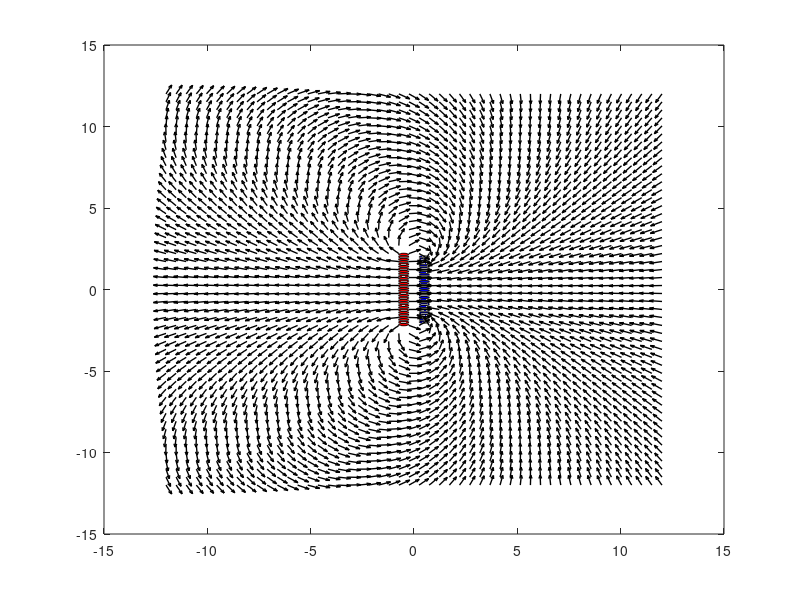
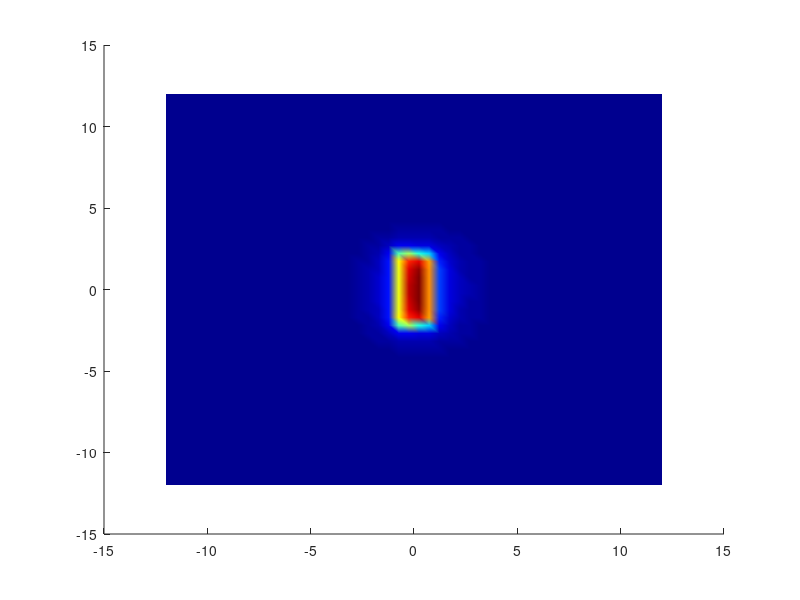

Source code (MATLAB) for these figures, in order: (Note: this script raises an error after producing the figures.)
%%
% Javier Jorge Hernández Verduzco | A01722667
% Isaac Rojas Sosa | A01198693
% Felipe de Jesús García García |  A01705893
% Marcelo Carmona Alfaro | A01178015
clear;
clc;
% Crear Grid
N = 50; % Número de vectores en x y y
Xmin = -12;
Xmax = 12;
Ymin = -12;
Ymax = 12;
x = linspace(Xmin,Xmax, N); % Creación de vectores
y = linspace(Ymin,Ymax, N); % Creación de vectores
[X,Y] = meshgrid(x,y);  % Matriz / Malla
% Campo Eléctrico
k = 8.98e9; % Constante de Coulomb
Q = 30; % Carga de los cables
Nq = 30; % Número de cargas
w = 0.5; % Ancho de cada carga
Ex = zeros(N); % Inicializar componentes X del campo eléctrico
Ey = zeros(N); % Inicializar componentes Y del campo eléctrico
% Cable negativo
L_n = 4; % longitud del cable negativo
lambda_n = -Q/L_n; % densidad de carga lineal negativa
yn = linspace(-L_n/2,L_n/2,Nq); % posición y de las cargas del cable negativo
xQn_cable = w*ones(1,Nq); % posición x de las cargas del cable negativo
%Calculos
for i = 1:Nq
Rx = X - xQn_cable(i); % Distancia de entre punto de la malla a la carga negativa en X
Ry = Y - yn(i); % Distancia de entre punto de la malla a la carga negativa en Y
R = sqrt(Rx.^2 + Ry.^2).^3;
Ex = Ex + k .* (lambda_n) .* Rx ./R;
Ey = Ey + k .* (lambda_n) .* Ry ./R;
end
% Cable positivo
L_p = 4.3; % longitud del cable positivo
lambda_p = Q/L_p; % densidad de carga lineal positiva
yp = linspace(-L_p/2,L_p/2,Nq); % posición y de las cargas del cable positivo
xQp_cable = -w*ones(1,Nq); % posición x de las cargas del cable positivo
for i = 1:Nq
Rx = X - xQp_cable(i); % Distancia de entre punto de la malla a la carga positiva en X
Ry = Y - yp(i); % Distancia de entre punto de la malla a la carga positiva en Y
R = sqrt(Rx.^2 + Ry.^2).^3;
Ex = Ex + k .* (lambda_p).* Rx ./R;
Ey = Ey + k .* (lambda_p).* Ry ./R;
end
E = sqrt(Ex.^2 + Ey.^2);
% Componentes X
u = Ex./E;
% Componentes Y
v = Ey./E;
%Dibujar el campo y los cables
quiver(X,Y,u,v,'black', 'LineWidth',1); %Dibujar campo eléctrico
hold on
% Cable negativo
for i = 1:Nq
rectangle('Position',[xQn_cable(i)-w/2 yn(i)-L_n/(2*Nq) w L_n/Nq], 'Curvature',[1 1],'FaceColor','b');
end
% Cable positivo
for i = 1:Nq
rectangle('Position',[xQp_cable(i)-w/2 yp(i)-L_p/(2*Nq) w L_p/Nq], 'Curvature',[1 1],'FaceColor','r');
end
%Grafica la intensidad del campo eléctrico (cuando no se encuentra
%comentado)
figure (3)
hold on;
pcolor(x,y,E);colormap jet; shading interp;
h2 = streamslice(x,y,u,v,2);
set(h2,'Color',[1 1 1]);
set(h2, 'lineWidth', 1.5);
xlabel('eje-x');
ylabel('eje-y');
hold off;
